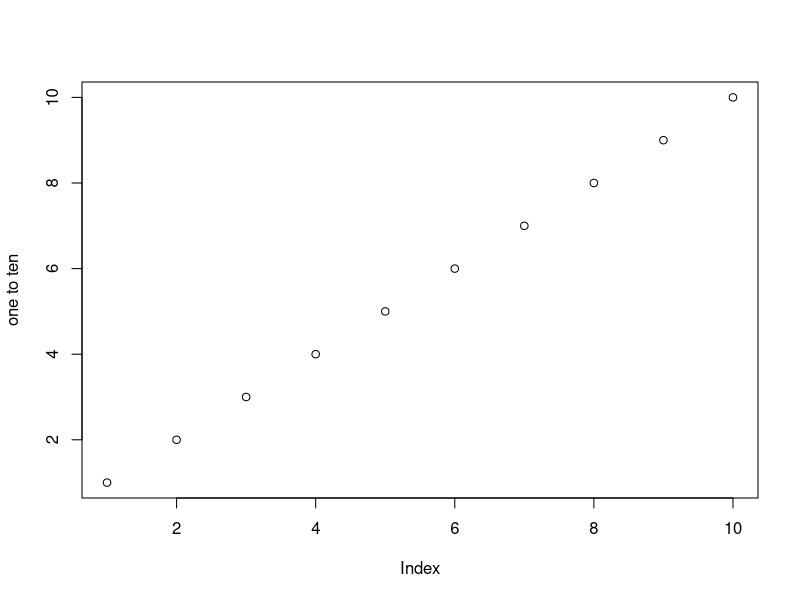

Reproduce this figure in R.
## ---- chunk 1
knitr::opts_chunk$set(echo = TRUE)
## ---- chunk 2
summary(cars)
## ---- chunk 3
plot(1:10, ylab = "one to ten")
